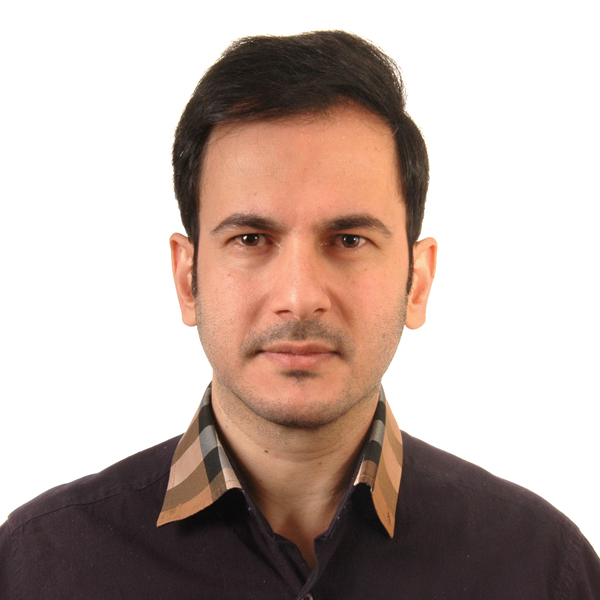
#> input picture Assignment 4/PhotoToSketch/Input/a.jpg, 600 x 600 px, found by its file name
$ python main.py
#> lines starting #> are read from the running program, lines starting #| are printed output that depends on the picture
import cv2
import numpy as np

image = cv2.imread("PhotoToSketch/Input/a.jpg",0)
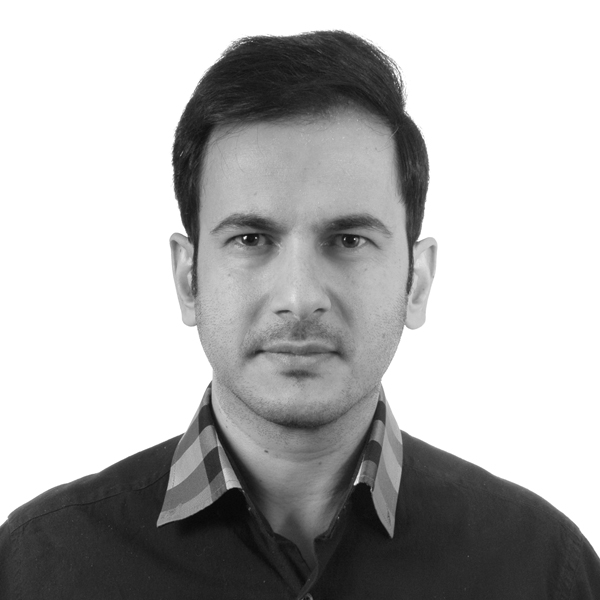
#> image: shape (600, 600); min 6, max 255, mean 179.1


inverted = 255 - image
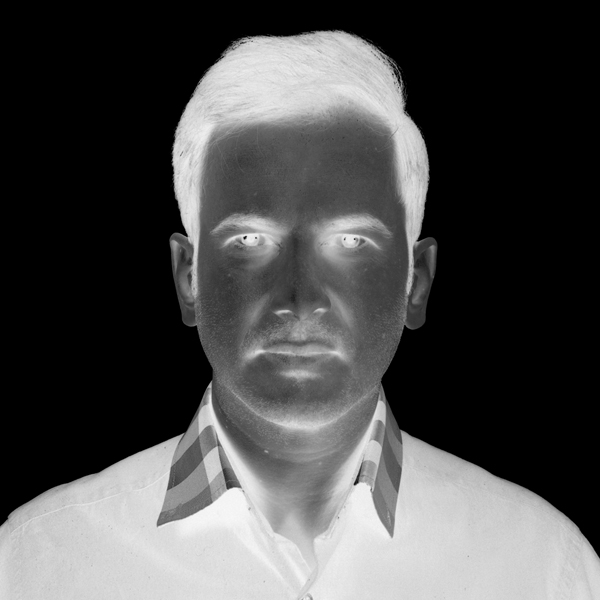
#> inverted: shape (600, 600); min 0, max 249, mean 75.9
blurred = cv2. GaussianBlur(inverted, (21, 21), 0)
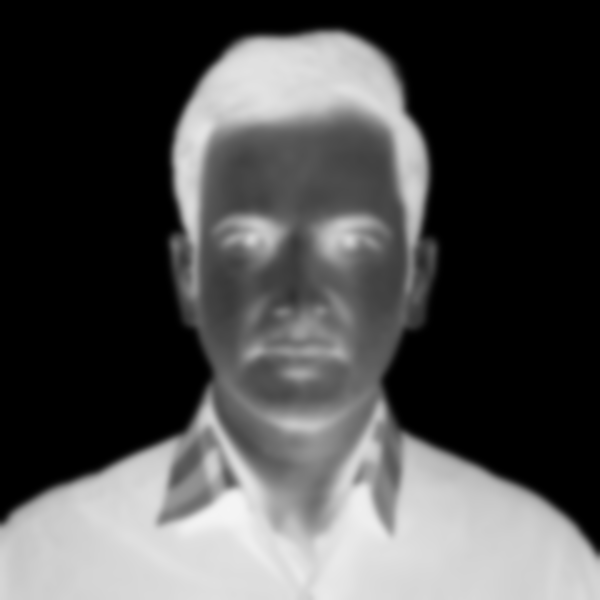
#> blurred: shape (600, 600); min 0, max 245, mean 75.9
inverted_blurred = 255 - blurred
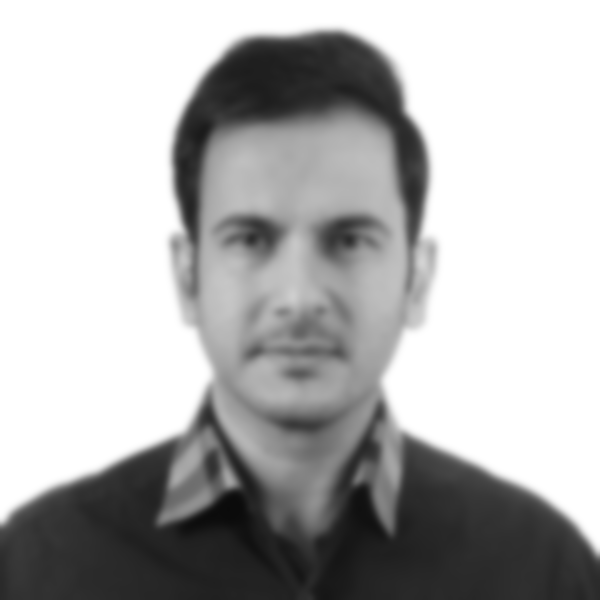
#> inverted_blurred: shape (600, 600); min 10, max 255, mean 179.1

sketch = image / inverted_blurred
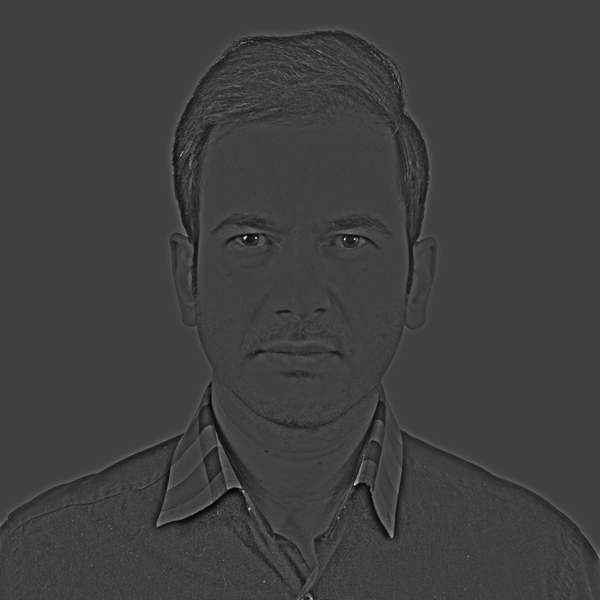
#> sketch: shape (600, 600) float64; min 0.131, max 3.57, mean 0.992; drawn with min black and max white

result  = cv2.multiply(sketch,255)


cv2.namedWindow("result", cv2.WINDOW_NORMAL)
cv2.imshow("result", result)
cv2.imwrite("PhotoToSketch/Output/result1.jpg", result)
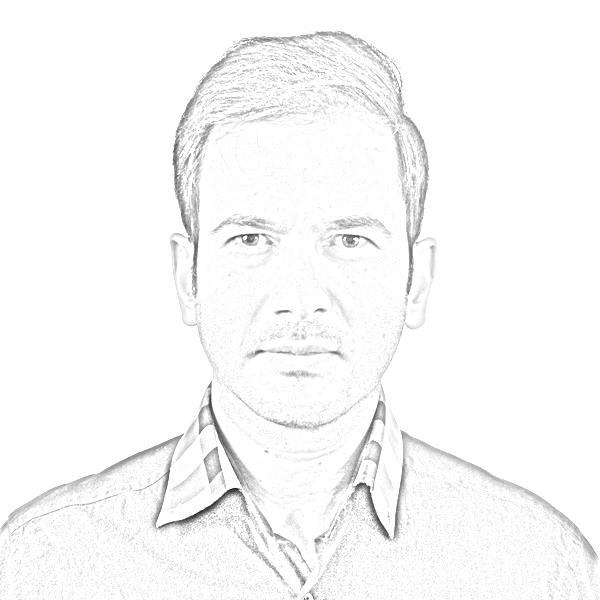
#> saved as result1.jpg: shape (600, 600); min 33, max 255, mean 248.9
cv2.waitKey(0)
cv2.destroyAllWindows()
